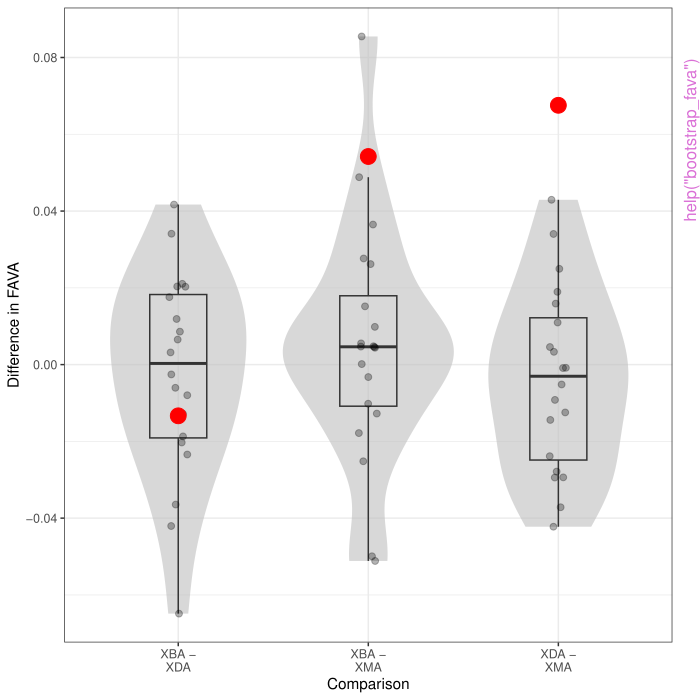

This figure's R source:
pkgname <- "FAVA"
source(file.path(R.home("share"), "R", "examples-header.R"))
options(warn = 1)
options(pager = "console")
base::assign(".ExTimings", "FAVA-Ex.timings", pos = 'CheckExEnv')
base::cat("name\tuser\tsystem\telapsed\n", file=base::get(".ExTimings", pos = 'CheckExEnv'))
base::assign(".format_ptime",
function(x) {
  if(!is.na(x[4L])) x[1L] <- x[1L] + x[4L]
  if(!is.na(x[5L])) x[2L] <- x[2L] + x[5L]
  options(OutDec = '.')
  format(x[1L:3L], digits = 7L)
},
pos = 'CheckExEnv')

### * </HEADER>
library('FAVA')

base::assign(".oldSearch", base::search(), pos = 'CheckExEnv')
base::assign(".old_wd", base::getwd(), pos = 'CheckExEnv')
cleanEx()
nameEx("bootstrap_fava")
### * bootstrap_fava

flush(stderr()); flush(stdout())

base::assign(".ptime", proc.time(), pos = "CheckExEnv")
### Name: bootstrap_fava
### Title: Statistically compare FAVA values between pairs of relative
###   abundance matrices.
### Aliases: bootstrap_fava

### ** Examples

# Statistically compare values of FAVA between
# subjects in the xue_microbiome_sample data:

 boot_out = bootstrap_fava(relab_matrix = xue_microbiome_sample,
               n_replicates = 20, # should use 1000 for a real analysis
               seed = 1,
               group = "subject",
               K = 524,
               S = xue_species_similarity)

# Table of P-values comparing values of FAVA between group 1 and group 2:
 boot_out$P_values

 # Plots of the bootstrap distributions of differences in FAVA between each pair of matrices,
 # and how the true observed differences (red dots) compare to the distribution.
 boot_out$bootstrap_distribution_plot



base::assign(".dptime", (proc.time() - get(".ptime", pos = "CheckExEnv")), pos = "CheckExEnv")
base::cat("bootstrap_fava", base::get(".format_ptime", pos = 'CheckExEnv')(get(".dptime", pos = "CheckExEnv")), "\n", file=base::get(".ExTimings", pos = 'CheckExEnv'), append=TRUE, sep="\t")
cleanEx()
nameEx("fava")
### * fava

flush(stderr()); flush(stdout())

base::assign(".ptime", proc.time(), pos = "CheckExEnv")
### Name: fava
### Title: Compute the Fst of a matrix of compositional vectors
### Aliases: fava

### ** Examples

# Compute the Fst of
# the following compositional vectors:
q1 = c(1,   0,   0,   0)
q2 = c(0.5, 0.5, 0,   0)
q3 = c(1/4, 1/4, 1/4, 1/4)
q4 = c(0,   0,   1,   0)
relative_abundances = matrix(c(q1, q2, q3, q4),
                  byrow = TRUE, nrow = 4)

fava(relative_abundances)

# Incoporating weights:

# Compute fava ignoring
# rows 2 and 3
row_weights = c(0.5, 0, 0, 0.5)
fava(relative_abundances, w = row_weights)

# Compute fava assuming that
# categories 1 and 2 are identical:
similarity_matrix = diag(4)
similarity_matrix[1,2] = 1
similarity_matrix[2,1] = 1
fava(relative_abundances, S = similarity_matrix)

# Assume categories 1 and 2 are identical AND
# ignore rows 2 and 4:
row_weights = c(0.5, 0, 0.5, 0)
fava(relative_abundances, w = row_weights, S = similarity_matrix)



base::assign(".dptime", (proc.time() - get(".ptime", pos = "CheckExEnv")), pos = "CheckExEnv")
base::cat("fava", base::get(".format_ptime", pos = 'CheckExEnv')(get(".dptime", pos = "CheckExEnv")), "\n", file=base::get(".ExTimings", pos = 'CheckExEnv'), append=TRUE, sep="\t")
cleanEx()
nameEx("fava_norm")
### * fava_norm

flush(stderr()); flush(stdout())

base::assign(".ptime", proc.time(), pos = "CheckExEnv")
### Name: fava_norm
### Title: Compute the normalized Fst of a matrix of compositional vectors
### Aliases: fava_norm

### ** Examples

# Compute the weighted fava of
# the following compositional vectors:
q1 = c(1,   0,   0,   0)
q2 = c(0.5, 0.5, 0,   0)
q3 = c(1/4, 1/4, 1/4, 1/4)
q4 = c(0,   0,   1,   0)
relative_abundances = matrix(c(q1, q2, q3, q4),
                  byrow = TRUE, nrow = 4)

fava_norm(relative_abundances)



base::assign(".dptime", (proc.time() - get(".ptime", pos = "CheckExEnv")), pos = "CheckExEnv")
base::cat("fava_norm", base::get(".format_ptime", pos = 'CheckExEnv')(get(".dptime", pos = "CheckExEnv")), "\n", file=base::get(".ExTimings", pos = 'CheckExEnv'), append=TRUE, sep="\t")
cleanEx()
nameEx("gini_simpson")
### * gini_simpson

flush(stderr()); flush(stdout())

base::assign(".ptime", proc.time(), pos = "CheckExEnv")
### Name: gini_simpson
### Title: Compute the Gini-Simpson index of a compositional vector
### Aliases: gini_simpson

### ** Examples

# Compute unweighted Gini-Simpson index:
gini_simpson(q = c(0.4, 0.3, 0.3))

# Compute Gini-Simpson index assuming that
# categories 1 and 2 are identical:
similarity_matrix = diag(3)
similarity_matrix[1,2] = 1
similarity_matrix[2,1] = 1
gini_simpson(q = c(0.4, 0.3, 0.3), S = similarity_matrix)



base::assign(".dptime", (proc.time() - get(".ptime", pos = "CheckExEnv")), pos = "CheckExEnv")
base::cat("gini_simpson", base::get(".format_ptime", pos = 'CheckExEnv')(get(".dptime", pos = "CheckExEnv")), "\n", file=base::get(".ExTimings", pos = 'CheckExEnv'), append=TRUE, sep="\t")
cleanEx()
nameEx("gini_simpson_mean")
### * gini_simpson_mean

flush(stderr()); flush(stdout())

base::assign(".ptime", proc.time(), pos = "CheckExEnv")
### Name: gini_simpson_mean
### Title: Compute the mean Gini-Simpson index of the rows in a matrix of
###   compositional vectors
### Aliases: gini_simpson_mean

### ** Examples

# To compute the mean Gini-Simpson index of
# the following compositional vectors...
q1 = c(1,   0,   0,   0)
q2 = c(0.5, 0.5, 0,   0)
q3 = c(1/4, 1/4, 1/4, 1/4)
q4 = c(0,   0,   1,   0)

# we could compute the mean manually:
mean(sapply(list(q1, q2, q3, q4), gini_simpson))

# Or we could use gini_simpson_mean:
relative_abundances = matrix(c(q1, q2, q3, q4),
                  byrow = TRUE, nrow = 4)

gini_simpson_mean(relative_abundances)

# Incoporating weights:

# Compute mean Gini-Simpson index ignoring
# rows 2 and 3
row_weights = c(0.5, 0, 0, 0.5)
gini_simpson_mean(relative_abundances, w = row_weights)

# Compute mean Gini-Simpson index assuming that
# categories 1 and 2 are identical:
similarity_matrix = diag(4)
similarity_matrix[1,2] = 1
similarity_matrix[2,1] = 1
gini_simpson_mean(relative_abundances, S = similarity_matrix)

# Assume categories 1 and 2 are identical AND
# ignore rows 2 and 4:
row_weights = c(0.5, 0, 0.5, 0)
gini_simpson_mean(relative_abundances, w = row_weights, S = similarity_matrix)



base::assign(".dptime", (proc.time() - get(".ptime", pos = "CheckExEnv")), pos = "CheckExEnv")
base::cat("gini_simpson_mean", base::get(".format_ptime", pos = 'CheckExEnv')(get(".dptime", pos = "CheckExEnv")), "\n", file=base::get(".ExTimings", pos = 'CheckExEnv'), append=TRUE, sep="\t")
cleanEx()
nameEx("gini_simpson_pooled")
### * gini_simpson_pooled

flush(stderr()); flush(stdout())

base::assign(".ptime", proc.time(), pos = "CheckExEnv")
### Name: gini_simpson_pooled
### Title: Compute the pooled Gini-Simpson index of the rows in a matrix of
###   compositional vectors
### Aliases: gini_simpson_pooled

### ** Examples

# To compute the pooled Gini-Simpson index of
# the following compositional vectors...
q1 = c(1,   0,   0,   0)
q2 = c(0.5, 0.5, 0,   0)
q3 = c(1/4, 1/4, 1/4, 1/4)
q4 = c(0,   0,   1,   0)

# we could compute the mean manually:
qPooled = (q1 + q2 + q3 + q4)/4
gini_simpson(qPooled)

# Or we could use gini_simpson_pooled:
relative_abundances = matrix(c(q1, q2, q3, q4),
                  byrow = TRUE, nrow = 4)

gini_simpson_pooled(relative_abundances)

# Incoporating weights:

# Compute pooled Gini-Simpson index ignoring
# rows 2 and 3
row_weights = c(0.5, 0, 0, 0.5)
gini_simpson_pooled(relative_abundances, w = row_weights)

# Compute pooled Gini-Simpson index assuming that
# categories 1 and 2 are identical:
similarity_matrix = diag(4)
similarity_matrix[1,2] = 1
similarity_matrix[2,1] = 1
gini_simpson_pooled(relative_abundances, S = similarity_matrix)

# Assume categories 1 and 2 are identical AND
# ignore rows 2 and 4:
row_weights = c(0.5, 0, 0.5, 0)
gini_simpson_pooled(relative_abundances, w = row_weights, S = similarity_matrix)



base::assign(".dptime", (proc.time() - get(".ptime", pos = "CheckExEnv")), pos = "CheckExEnv")
base::cat("gini_simpson_pooled", base::get(".format_ptime", pos = 'CheckExEnv')(get(".dptime", pos = "CheckExEnv")), "\n", file=base::get(".ExTimings", pos = 'CheckExEnv'), append=TRUE, sep="\t")
cleanEx()
nameEx("plot_relabund")
### * plot_relabund

flush(stderr()); flush(stdout())

base::assign(".ptime", proc.time(), pos = "CheckExEnv")
### Name: plot_relabund
### Title: Visualize a relative abundance matrix as a stacked bar plot.
### Aliases: plot_relabund

### ** Examples


# Make an example matrix of compositional data
# Each row is an individual. Rows sum to 1.
population_A = matrix(c(
    .5, .3, .2,
    .4, .2, .4,
    .5, .4, .1,
    .6, .1, .3,
    .2, 0, .8
  ),
  nrow = 5,
  byrow = TRUE
  )

  plot_relabund(relab_matrix = population_A,
              K = 3, # How many categories per vector?
              arrange = FALSE
              )
  plot_relabund(relab_matrix = population_A,
              K = 3, # How many categories per vector?
              arrange = "horizontal"
              )
  plot_relabund(relab_matrix = population_A,
              K = 3, # How many categories per vector?
              arrange = "vertical"
              )
   plot_relabund(relab_matrix = population_A,
              K = 3, # How many categories per vector?
              arrange = TRUE  # could also be "both"
              )


# You can modify the plot as you would any ggplot2 object
plot_relabund(relab_matrix = population_A,
              K = 3, # How many categories per vector?
              arrange = TRUE
              ) +
  # Below are example, optional modifications to the default plot
  ggplot2::ggtitle("Population A") +
  ggplot2::scale_fill_brewer("Blues") +
  ggplot2::scale_color_brewer("Blues") +
  ggplot2::xlab("Individuals")
  # Note that both scale_fill and scale_color are needed to change the color of the bars.


  # Plot a dataset which has 2 populations

  population_B = matrix(c(
    .9, 0, .1,
    .6, .4, 0,
    .7, 0, .3,
    .3, .4, .3,
    .5, .3, .2
  ),
  nrow = 5,
  byrow = TRUE
  )


  populations_AB = cbind(data.frame(c("A", "A", "A", "A", "A",
                                     "B", "B", "B", "B", "B")),
                         rbind(population_A, population_B))
  colnames(populations_AB) = c("population", "category_1", "category_2", "category_3")


 plot_relabund(relab_matrix = populations_AB, group = "population")
 plot_relabund(relab_matrix = populations_AB, group = "population", arrange = "vertical")
 plot_relabund(relab_matrix = populations_AB, group = "population", arrange = "horizontal")
 plot_relabund(relab_matrix = populations_AB, group = "population", arrange = "both")





base::assign(".dptime", (proc.time() - get(".ptime", pos = "CheckExEnv")), pos = "CheckExEnv")
base::cat("plot_relabund", base::get(".format_ptime", pos = 'CheckExEnv')(get(".dptime", pos = "CheckExEnv")), "\n", file=base::get(".ExTimings", pos = 'CheckExEnv'), append=TRUE, sep="\t")
cleanEx()
nameEx("relab_phyloseq")
### * relab_phyloseq

flush(stderr()); flush(stdout())

base::assign(".ptime", proc.time(), pos = "CheckExEnv")
### Name: relab_phyloseq
### Title: Generate a relative abundance matrix with sample metadata and
###   OTU abundances from a phyloseq object.
### Aliases: relab_phyloseq

### ** Examples

if (requireNamespace("phyloseq", quietly = TRUE)) {
  data(GlobalPatterns, package = "phyloseq")

# Make a small phyloseq object for demonstration
phyloseq_subset = phyloseq::subset_taxa(phyloseq::subset_samples(GlobalPatterns,
                                                                 X.SampleID %in%
                                                                 c("CL3", "CC1")),
                                        Order == "Cenarchaeales")
  otu_table = relab_phyloseq(phyloseq_subset)
  otu_table[, 1:10]
}



base::assign(".dptime", (proc.time() - get(".ptime", pos = "CheckExEnv")), pos = "CheckExEnv")
base::cat("relab_phyloseq", base::get(".format_ptime", pos = 'CheckExEnv')(get(".dptime", pos = "CheckExEnv")), "\n", file=base::get(".ExTimings", pos = 'CheckExEnv'), append=TRUE, sep="\t")
cleanEx()
nameEx("time_weights")
### * time_weights

flush(stderr()); flush(stdout())

base::assign(".ptime", proc.time(), pos = "CheckExEnv")
### Name: time_weights
### Title: Compute a normalized weighting vector based on a vector of
###   sampling times.
### Aliases: time_weights

### ** Examples

time_vector = c(1, 8, 22, 23, 24, 25, 26, 27, 28, 29, 30, 31,
                32, 33, 34, 35, 36, 37, 38, 39, 44, 50, 57, 64)

time_weights(times = time_vector)



base::assign(".dptime", (proc.time() - get(".ptime", pos = "CheckExEnv")), pos = "CheckExEnv")
base::cat("time_weights", base::get(".format_ptime", pos = 'CheckExEnv')(get(".dptime", pos = "CheckExEnv")), "\n", file=base::get(".ExTimings", pos = 'CheckExEnv'), append=TRUE, sep="\t")
cleanEx()
nameEx("window_fava")
### * window_fava

flush(stderr()); flush(stdout())

base::assign(".ptime", proc.time(), pos = "CheckExEnv")
### Name: window_fava
### Title: Compute FAVA in sliding windows.
### Aliases: window_fava

### ** Examples

A = matrix(c(.3,.7,0,.1,0,.9,.2,.5,.3,.1,.8,.1,.3,.4,.3,.6,.4,0,0,.5,.5),
           ncol = 3, byrow = TRUE)
window_out = window_fava(relab_matrix = A, window_size = 4, normalized = TRUE)



base::assign(".dptime", (proc.time() - get(".ptime", pos = "CheckExEnv")), pos = "CheckExEnv")
base::cat("window_fava", base::get(".format_ptime", pos = 'CheckExEnv')(get(".dptime", pos = "CheckExEnv")), "\n", file=base::get(".ExTimings", pos = 'CheckExEnv'), append=TRUE, sep="\t")
cleanEx()
nameEx("window_list")
### * window_list

flush(stderr()); flush(stdout())

base::assign(".ptime", proc.time(), pos = "CheckExEnv")
### Name: window_list
### Title: Generate sliding windows of specified length given the maximum
###   number of samples
### Aliases: window_list

### ** Examples

window_list(window_size = 6, length = 40)
window_list(window_size = 6, length = 40, window_step = 2)



base::assign(".dptime", (proc.time() - get(".ptime", pos = "CheckExEnv")), pos = "CheckExEnv")
base::cat("window_list", base::get(".format_ptime", pos = 'CheckExEnv')(get(".dptime", pos = "CheckExEnv")), "\n", file=base::get(".ExTimings", pos = 'CheckExEnv'), append=TRUE, sep="\t")
cleanEx()
nameEx("window_plot")
### * window_plot

flush(stderr()); flush(stdout())

base::assign(".ptime", proc.time(), pos = "CheckExEnv")
### Name: window_plot
### Title: Generate a plot of FAVA in sliding windows.
### Aliases: window_plot

### ** Examples

A = matrix(c(.3,.7,0,.1,0,.9,.2,.5,.3,.1,.8,.1,.3,.4,.3,.6,.4,0,0,.5,.5),
           ncol = 3, byrow = TRUE)
window_out = window_fava(relab_matrix = A, window_size = 4, normalized = TRUE)
window_out$window_data
window_out$window_plot



base::assign(".dptime", (proc.time() - get(".ptime", pos = "CheckExEnv")), pos = "CheckExEnv")
base::cat("window_plot", base::get(".format_ptime", pos = 'CheckExEnv')(get(".dptime", pos = "CheckExEnv")), "\n", file=base::get(".ExTimings", pos = 'CheckExEnv'), append=TRUE, sep="\t")
### * <FOOTER>
###
cleanEx()
options(digits = 7L)
base::cat("Time elapsed: ", proc.time() - base::get("ptime", pos = 'CheckExEnv'),"\n")
grDevices::dev.off()
###
### Local variables: ***
### mode: outline-minor ***
### outline-regexp: "\\(> \\)?### [*]+" ***
### End: ***
quit('no')
